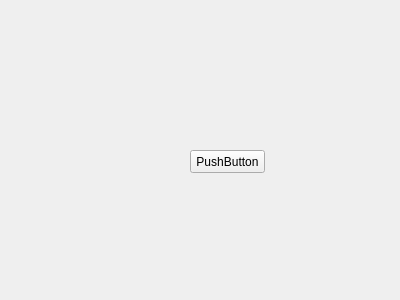
<?xml version="1.0" encoding="UTF-8"?>
<ui version="4.0">
 <class>Widget</class>
 <widget class="QWidget" name="Widget">
  <property name="geometry">
   <rect>
    <x>0</x>
    <y>0</y>
    <width>400</width>
    <height>300</height>
   </rect>
  </property>
  <property name="windowTitle">
   <string>Widget</string>
  </property>
  <widget class="QPushButton" name="pushButton">
   <property name="geometry">
    <rect>
     <x>190</x>
     <y>150</y>
     <width>75</width>
     <height>23</height>
    </rect>
   </property>
   <property name="text">
    <string>PushButton</string>
   </property>
  </widget>
 </widget>
 <layoutdefault spacing="6" margin="11"/>
 <resources/>
 <connections/>
</ui>
